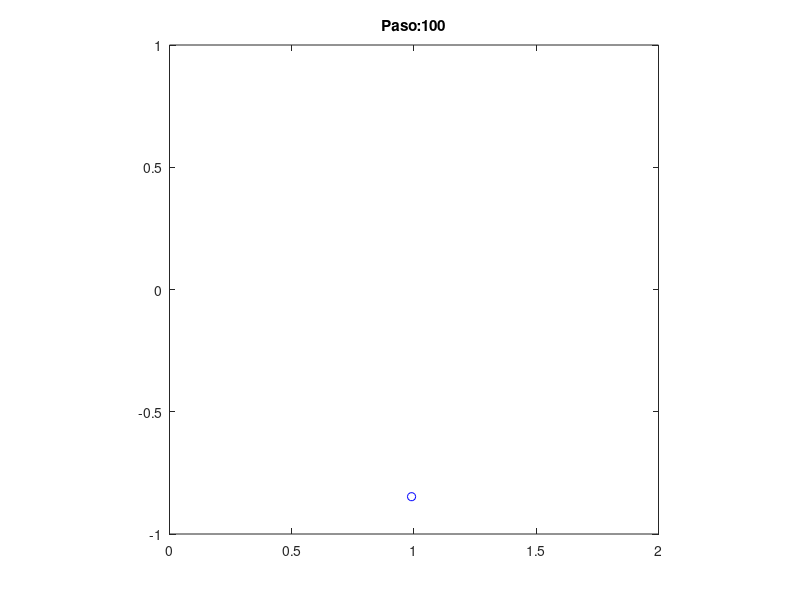
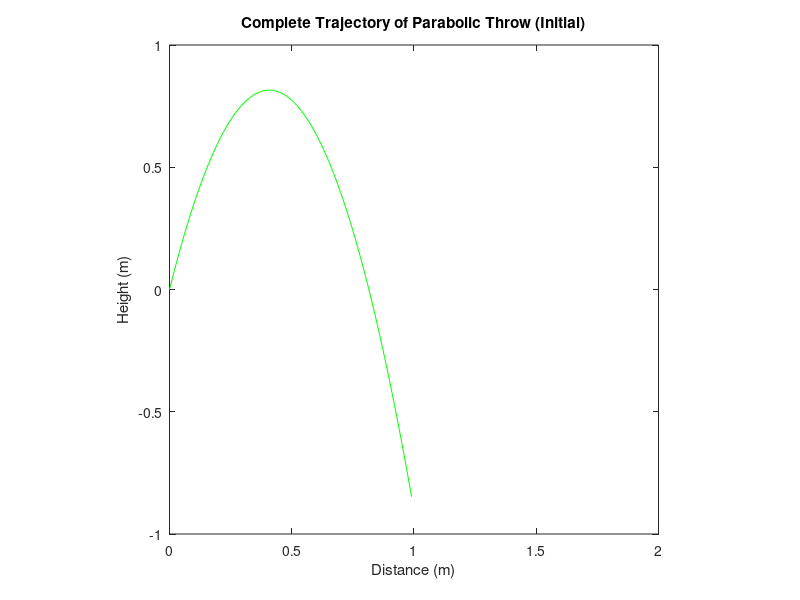

These charts were generated, in order, by the following MATLAB code:
clear;
figure(1);

% Variables
r = [];
v = [];
F = [];
x = [];
y = [];

% Parameters
m = 1;
g = [0; -9.81];  % Gravity
h = 0.01;        % Time step

% Initial conditions
r0 = [0; 0];
v0 = [1; 4];    % Initial velocity

% External variable
F = m*g;

% Initialize variables
r = r0;
v = v0;

% Simulation loop for 100 time steps
for step = 1:100
    plot(r(1), r(2), 'ob');
    title(['Paso:' num2str(step)]);
    axis([0 2 -1 1]);
    set(gca, 'dataAspectRatio',[1 1 1]);
    pause(0.01);

    x = [x; r(1)];
    y = [y; r(2)];

    % Guardar valor anterior
    ra = r;
    va = v;

    % Paso integracion : Midpoint Method
    v_mid = va + (h/2)*(F/m); % Velocity at the midpoint
    r_mid = ra + (h/2)*va;     % Position at the midpoint

    v = va + h*(F/m);         % Update velocity
    r = ra + h*v_mid;         % Update position
end

figure(2);
plot(x, y, 'g');
axis([0 2 -1 1]);
set(gca,'dataAspectRatio',[1 1 1]);
title('Complete Trajectory of Parabolic Throw (Initial)');
xlabel('Distance (m)');
ylabel('Height (m)');
